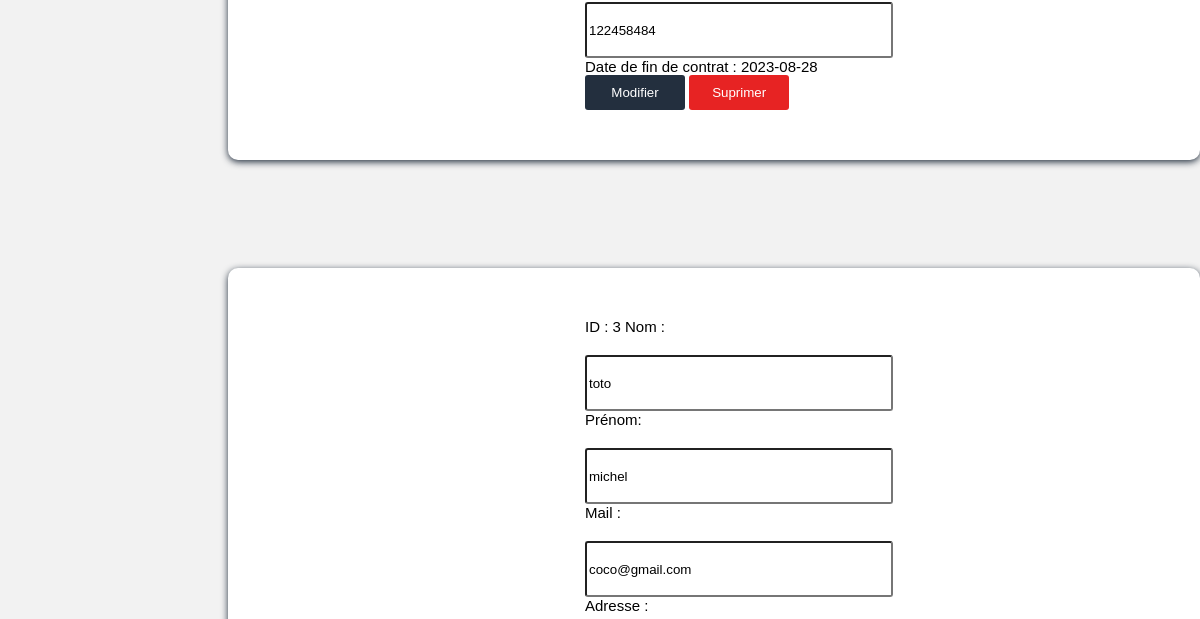
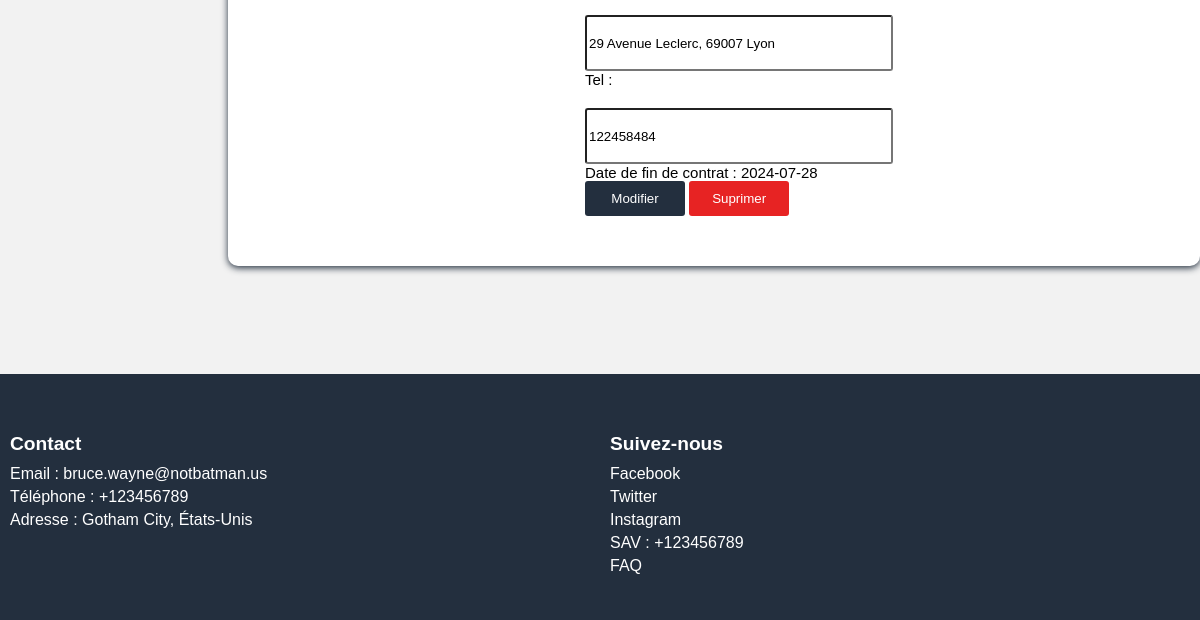
Page /projet_pedago/php/Acontrats.php (lower part) on the earlier database version (2 pictures, top to bottom).
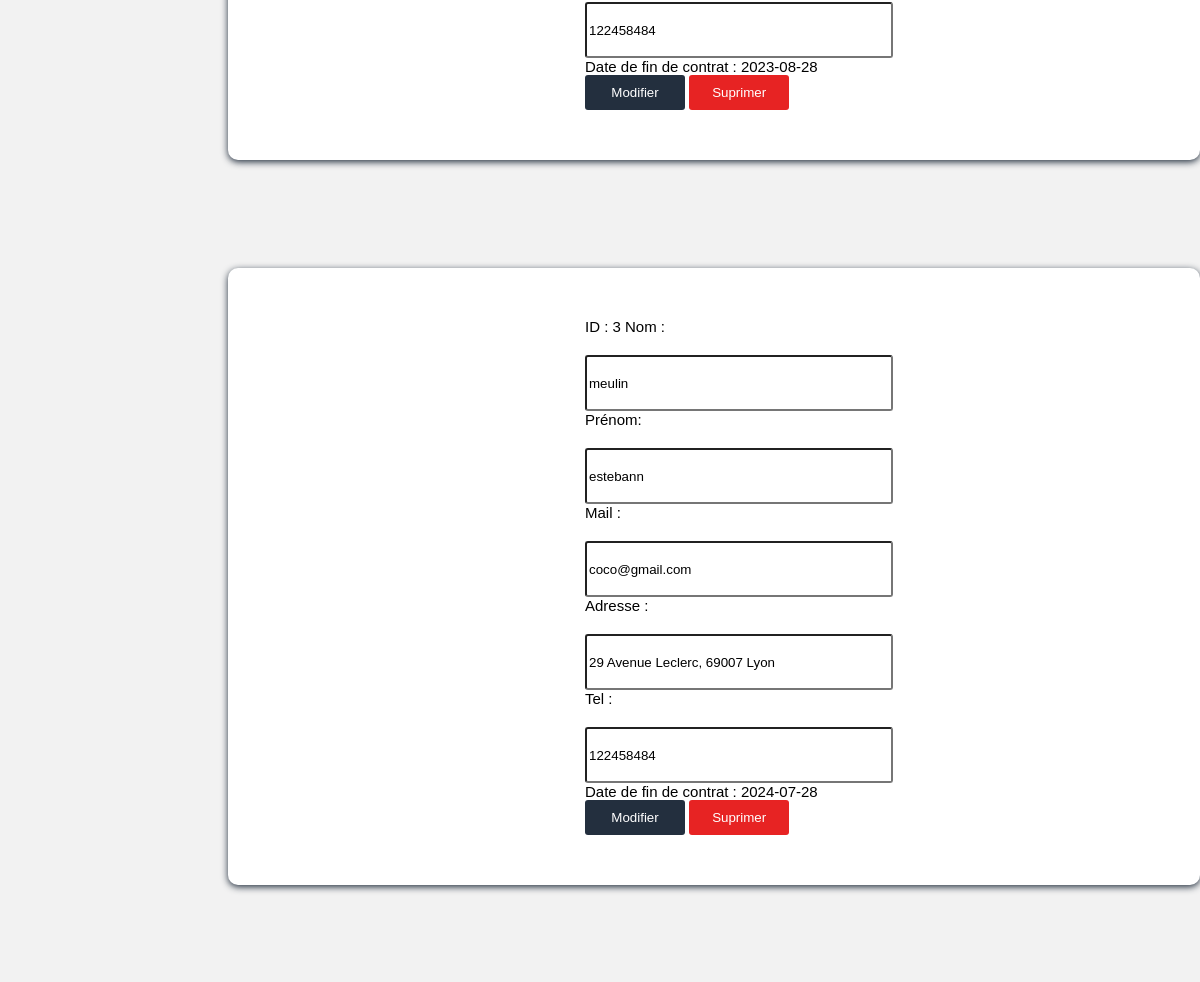
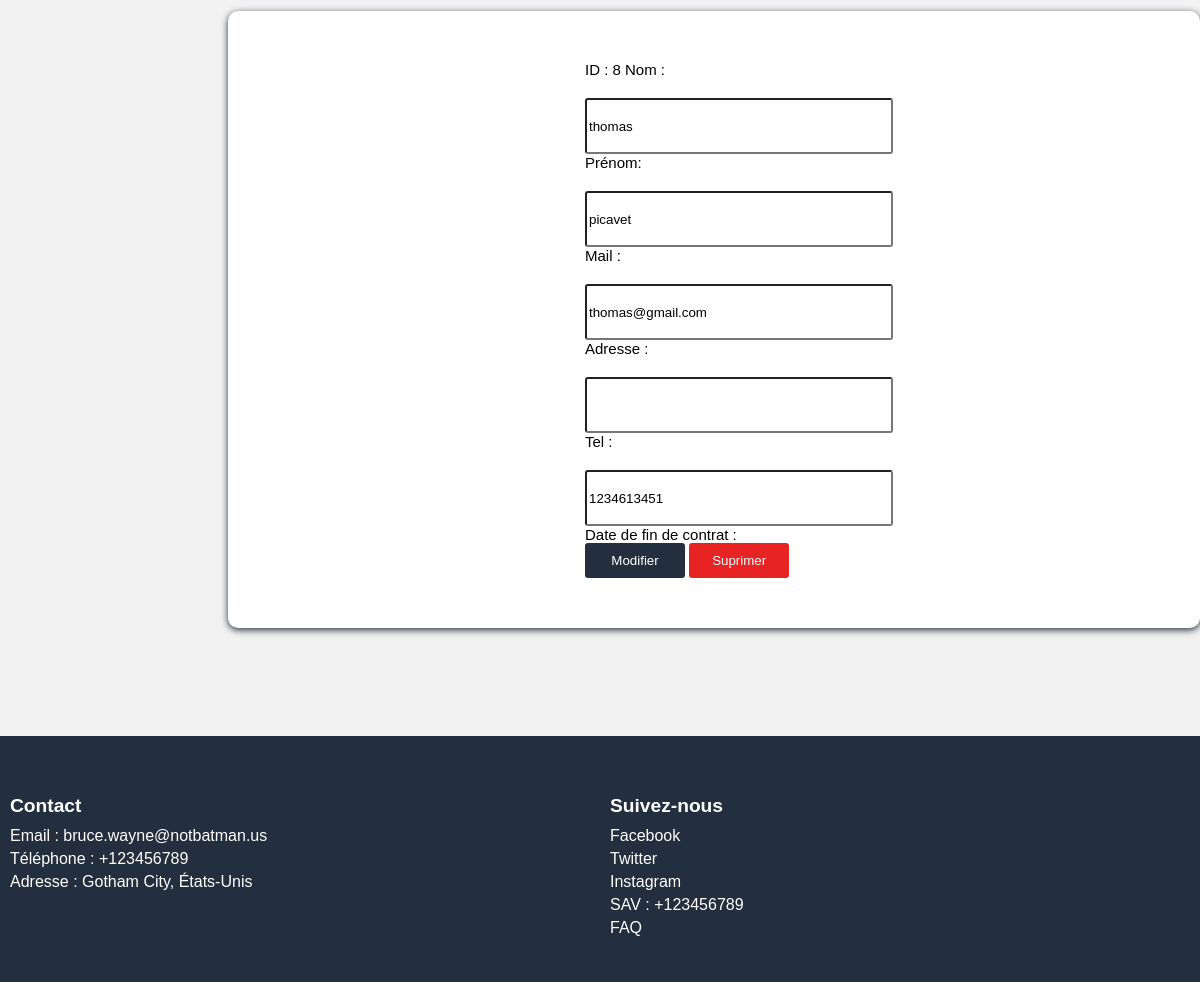
Same page on the later database version (2 pictures, top to bottom).
### tables this page shows
CREATE TABLE IF NOT EXISTS `client` (
  `Prénom` varchar(50) NOT NULL,
  `Nom` varchar(50) NOT NULL,
  `Mail` varchar(100) NOT NULL,
  `Tel` varchar(15) NOT NULL,
  `Adresse` varchar(500) DEFAULT NULL,
  `Date_contrat` date DEFAULT NULL,
  `mdp` varchar(50) NOT NULL,
  `ID` int NOT NULL AUTO_INCREMENT,
  `numero_CB` bigint DEFAULT NULL,
  `date_CB` date DEFAULT NULL,
  `crypto_CB` int DEFAULT NULL,
  PRIMARY KEY (`ID`)
);

### projet_pedago/php/fonction_get.php (called while the page is built, shortened)
<?php
require_once "fonction_update.php";
function recup_Data_Client($ID_Cli){
    global $link;
    $data = [];
    $sql_data = "SELECT * FROM client WHERE ID = $ID_Cli";
    $res_data = mysqli_query($link, $sql_data);
    $sql = "DESCRIBE client";
    $result = $link->query($sql);
    $obj = mysqli_fetch_object($res_data);
    while($row = $result->fetch_assoc()){
        $var = $row['Field'];
        $data[$var] = $obj->$var;
    }
    return $data;
}
?>

### projet_pedago/php/Acontrats.php (the view, shortened to what this page needs)
<!DOCTYPE html>
<html>
<?php
include ("header.php");
?>
    <head>
        <link rel="stylesheet" href="/projet_pedago/css/Acontratcss.css" href="/projet_pedago/css/Main.css">
    </head>
    <body>
        <main>
        <section>
            <?php
                global $link;
                $tab_ids = [];
                $sql_cli = "SELECT * FROM client";
                $res_cli = mysqli_query($link, $sql_cli);
                while($obj_cli = mysqli_fetch_object($res_cli)){
                    array_push($tab_ids, $obj_cli->ID);
                }
                foreach ($tab_ids as $id_cli) {
                    $data = recup_Data_Client($id_cli);
            ?>
            <div class="data-container" class="vend">
                <form class="account-form" id="modifie" name="modifie" action="" method="POST">
                    <label for="account-tel">ID : <?php echo(htmlspecialchars($data["ID"]));?> </label>
                    <label for="account-name">Nom :</label>
                    <input class="modifier-input"  type="text" id="account-name" name="account-name" value="<?php echo(htmlspecialchars($data["Nom"])); ?>" required>
                    <label for="account-surname">Prénom:</label>
                    <input class="modifier-input" value="<?php echo(htmlspecialchars($data["Prénom"]));?>" type="text" id="account-surname" name="account-surname" required>
                    <label for="account-mail">Mail :</label>
                    <input class="modifier-input" value="<?php echo(htmlspecialchars($data["Mail"]));?>" type="email" id="account-mail" name="account-mail" required>
                    <label for="account-tel">Adresse :</label>
                    <input class="modifier-input" value="<?php echo(htmlspecialchars($data["Adresse"]));?>" type="text" id="account-adresse" name="account-adresse" required>
                    <label for="account-tel">Tel :</label>
                    <input class="modifier-input" value="<?php echo(htmlspecialchars($data["Tel"]));?>" type="number" min="0" id="account-tel" step ="1" name="account-tel" required>
                    <label for="account-tel">Date de fin de contrat : <?php echo(htmlspecialchars($data["Date_contrat"])); ?></label>
                    <br/>
                    <button class="ed" type="submit" name="modifier" class="account-button">Modifier</button>
                    <button class="ban" type="submit" name="supprimer" class="account-button">Suprimer</button>
                </form>
            </div>
            <?php } ?>
        </section>
        </main>
    </body>
</html>
<?php
include ("footer.php");
?>

Differences in the rows shown:
changed client "coco@gmail.com": account-name "toto" → "meulin"; account-surname "michel" → "estebann"
added client: ID "8", account-name "thomas", account-surname "picavet", account-mail "thomas@gmail.com", account-tel "1234613451"
